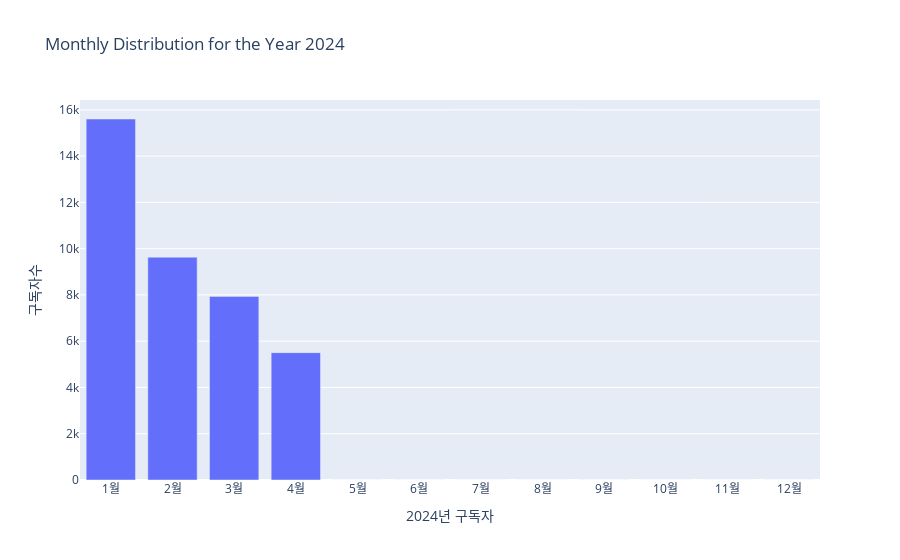

Notebook code cell kept with this figure:
### Code cell
now_year = datetime.now().year
now_month = datetime.now().month
counts = df[df.sub_year == 2024]['sub_month'].value_counts().sort_index()
counts.index = [f'{x}월' for x in counts.index]

months = [f'{x}월' for x in range(1,13)]
counts = counts.reindex(months, fill_value=0)

# Plotly를 사용하여 바 차트 생성
fig = px.bar(
    x=counts.index,
    y=counts.values,
    labels={
        'x': f'{now_year}년 구독자',
        'y': '구독자수'
        },
    title='Monthly Distribution for the Year 2024')
fig.show()

### Figure 1 — Plotly figure (JSON) as saved in the notebook; plotly's stock layout.template omitted (floating-point values rounded to 4 significant figures)
{"data": [{"alignmentgroup": "True", "hovertemplate": "2024년 구독자=%{x}<br>구독자수=%{y}<extra></extra>", "legendgroup": "", "marker": {"color": "#636efa", "pattern": {"shape": ""}}, "name": "", "offsetgroup": "", "orientation": "v", "showlegend": false, "textposition": "auto", "type": "bar", "x": ["1월", "2월", "3월", "4월", "5월", "6월", "7월", "8월", "9월", "10월", "11월", "12월"], "xaxis": "x", "y": [15605, 9633, 7937, 5506, 0, 0, 0, 0, 0, 0, 0, 0], "yaxis": "y"}], "layout": {"barmode": "relative", "legend": {"tracegroupgap": 0}, "title": {"text": "Monthly Distribution for the Year 2024"}, "xaxis": {"anchor": "y", "domain": [0, 1], "title": {"text": "2024년 구독자"}}, "yaxis": {"anchor": "x", "domain": [0, 1], "title": {"text": "구독자수"}}}}
